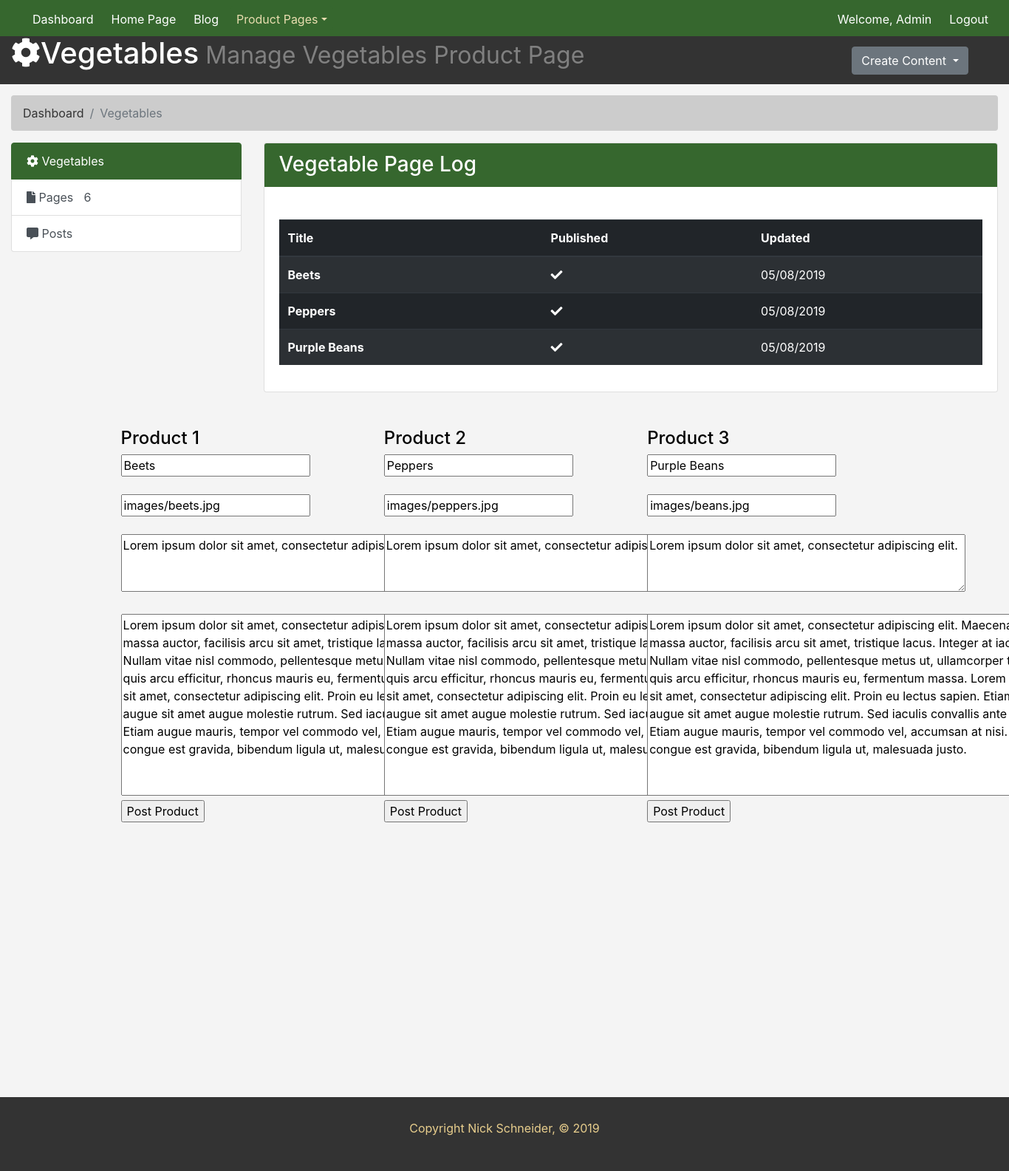
The page /admin/vegetables/vegetables.php on the database its author committed.
### tables this page shows
CREATE TABLE `vegetables` (
  `vegetable_id` int(11) NOT NULL,
  `vegetable_title` varchar(255) NOT NULL,
  `vegetable_image` varchar(255) NOT NULL,
  `vegetable_tag` text NOT NULL,
  `vegetable_content` text NOT NULL,
  `update_timestamp` int(11) NOT NULL
);

### includes/vegetables.php (called while the page is built, shortened)
<?php
class Vegetable{
  public function fetch_all(){
    global $pdo;
    $query = $pdo->prepare("SELECT * FROM vegetables");
    $query->execute();
    return $query->fetchAll();
  }
}
 ?>

### admin/vegetables/vegetables.php (the view, shortened to what this page needs)
<?php
  include_once('../../includes/connection.php');
  include_once('../../includes/vegetables.php');
  $vegetable = new Vegetable;
  $vegetables = $vegetable->fetch_all();
 ?>
<!doctype html>
<html lang="en">
  <head>
    <link rel="stylesheet" href="https://use.fontawesome.com/releases/v5.8.1/css/all.css">
    <link rel="stylesheet" href="https://maxcdn.bootstrapcdn.com/bootstrap/4.0.0/css/bootstrap.min.css"
>
    <link rel="stylesheet" href="../styles.css">
  </head>
  <body>
    <nav class="navbar navbar-expand-md fixed-top">
      <div class="collapse navbar-collapse" id="navbarsExampleDefault">
        <ul class="navbar-nav mr-auto">
          <li class="nav-item">
            <a class="nav-link" href="../index.php">Dashboard <span class="sr-only">(current)</span></a>
          </li>
          <li class="nav-item">
            <a class="nav-link" href="../home/home.php">Home Page</a>
          </li>
          <li cl
          <li class="nav-item">
            <a class="nav-link" href="../blog/blog.php">Blog</a>
          </li>
          <li class="nav-item dropdown active">
            <a class="nav-link dropdown-toggle" href="http://example.com" id="dropdown01" data-toggle="dropdown" aria-haspopup="true" aria-expanded="false">Product Pages</a>
          </li>
        </ul>
        <ul class="nav navbar-nav navbar-right">
          <li class="nav-item"> <a class="nav-link" href="#">Welcome, Admin</a></li>
          <li class="nav-item"><a class="nav-link" href="../logout.php">Logout</a></li>
        </ul>
      </div>
    </nav>
    <header id="header">
      <div class="container-fluid">
        <div class="row">
          <div class="col-md-10">
            <h1><span><i class="fas fa-cog"></i></span>Vegetables<small> Manage Vegetables Product Page</small></h1>
          </div>
          <div class="col-md-2 create">
            <div class="dropdown">
              <button class="btn btn-secondary dropdown-toggle" type="button" id="dropdownMenuButton" data-toggle="dropdown" aria-haspopup="true" aria-expanded="false">
                Create Content
              </button>
            </div>
          </div>
        </div>
      </div>
    </header>
    <section id="breadcrumb">
      <div class="container-fluid">
        <ol class="breadcrumb">
          <li class="breadcrumb-item"><a href="../index.php">Dashboard</a></li>
          <li class="breadcrumb-item active">Vegetables</li>
        </ol>
      </div>
    </section>
    <section id="main">
      <div class="container-fluid">
        <div class="row">
          <div class="col-md-3">
            <div class="list-group">
              <a href="#" class="list-group-item list-group-item-action active main-color-bg">
                <span><i class="fas fa-cog"></i></span> Vegetables
              </a>
              <a href="index.php" class="list-group-item list-group-item-action"><span><i class="fas fa-file"></i></span> Pages <span class="badge-pill">6</span></a>
              <a href="blog.php" class="list-group-item list-group-item-action"><span><i class="fas fa-comment-alt"></i></span> Posts <span class="badge-pill"></span></a>
            </div>
          </div>
          <div class="col-md-9">
            <div class="card">
              <h3 class="card-header main-color-bg">Vegetable Page Log</h3>
              <div class="card-body">
                <table class="table table-striped table-dark table-hover mt-4">
                  <thead>
                    <tr>
                      <th scope="col">Title</th>
                      <th scope="col">Published</th>
                      <th scope="col">Updated</th>
                    </tr>
                  </thead>
                  <tbody>
                    <?php foreach($vegetables as $vegetable){ ?>
                    <tr>
                      <th scope="row"> <?php echo $vegetable['vegetable_title'] ?> </th>
                      <td><span><i class="fas fa-check"></i></span></td>
                      <td><?php echo date('m/d/Y', $vegetable['update_timestamp']) ?></td>
                    </tr>
                  <?php } ?>
                  </tbody>
                </table>
              </div>
            </div>
          </div>
        </div>
      </div>
    </section>
    <section id="home-edit">
      <br><br>
      <div class="container-fluid">
        <div class="row" style="width: 80%; margin: auto;">
          <?php foreach($vegetables as $vegetable){ ?>
          <div class="col-sm-4">
            <h4>Product <?php echo $vegetable['vegetable_id']; ?></h4>
            <form action="update.php" method="post">
              <input type="text" name="title" value="<?php echo $vegetable['vegetable_title']; ?>">
              <br><br>
              <input type="text" name="image" value="<?php echo $vegetable['vegetable_image']; ?>">
              <br><br>
              <textarea name="tag" rows="3" cols="40"><?php echo $vegetable['vegetable_tag']; ?></textarea>
              <br><br>
              <textarea name="content" rows="10" cols="55"><?php echo $vegetable['vegetable_content']; ?></textarea>
              <br>
              <input type="submit" name="submit" value="Post Product">
            </form>
          </div>
        <?php } ?>
        </div>
      </div>
    </section>
    <footer class="page-footer" id=footer>
      <p>Copyright Nick Schneider, &copy; 2019</p>
    </footer>
  </body>
</html>

### admin/styles.css (style rules this page uses)
html { scroll-behavior: smooth; }
body { background-color: #f4f4f4; color: black; }
.navbar { min-height: 33px !important; margin-bottom: 0; border-radius: 0; }
.navbar-nav > li > a, .navbar-brand { padding-top: 6px !important; padding-bottom: 0 !important; height: 33px; }
.navbar { background-color: #36672e; }
.navbar .navbar-nav .nav-link { color: #ffffff; border-radius: .25rem; margin: 0 0.25em; }
.navbar .navbar-nav .nav-item.active .nav-link, .navbar .navbar-nav .nav-item.active .nav-link:hover, .navbar .navbar-nav .nav-item.active .nav-link:focus, .navbar .navbar-nav .nav-item.show .nav-link, .navbar .navbar-nav .nav-item.show .nav-link:hover, .navbar .navbar-nav .nav-item.show .nav-link:focus { color: #e8ddaf; background-color: #36672e; }
.navbar .navbar-collapse, .navbar .navbar-form { border-color: #ffffff; }
.main-color-bg { background-color: #36672e !important; border-color: #36672e !important; color: #ffffff; }
#header { margin-top: 48px; background-color: #333333; padding-bottom: 10px; margin-bottom: 15px; color: white; }
#header .create { padding-top: 15px; }
small { color: grey; }
.breadcrumb { background-color: #cccccc; color: #333333; }
.breadcrumb a { color: #333333; }
#footer { background: #333333; color: white; text-align: center; padding: 30px; margin-top: 30px; }
footer, footer h6, footer i, footer p, footer a { color: #e8ce8d; text-align: center; }
footer { position: relative; top: 25vw; bottom: 0px; width: 100%; }

### rows shown on the page
vegetables: vegetable_title "Beets", update_timestamp "05/08/2019", vegetable_id "1", title "Beets", image "images/beets.jpg", tag "Lorem ipsum dolor sit amet, consectetur adipiscing elit.", content "Lorem ipsum dolor sit amet, consectetur adipiscing elit. Maecenas vitae massa auctor, facilisis arcu sit amet, tristique lacus. Integer at iaculis tellus. Nullam vitae nisl commodo, pellentesque metus ut, ullamcorper tellus. Cras quis arcu efficitur, rhoncus mauris eu, fermentum massa. Lorem ipsum dolor sit amet, consectetur adipiscing elit. Proin eu lectus sapien. Etiam tempus augue sit amet augue molestie rutrum. Sed iaculis convallis ante eu ornare. Etiam augue mauris, tempor vel commodo vel, accumsan at nisi. Nam congue est gravida, bibendum ligula ut, malesuada justo."
vegetables: vegetable_title "Peppers", update_timestamp "05/08/2019", vegetable_id "2", title "Peppers", image "images/peppers.jpg", tag "Lorem ipsum dolor sit amet, consectetur adipiscing elit.", content "Lorem ipsum dolor sit amet, consectetur adipiscing elit. Maecenas vitae massa auctor, facilisis arcu sit amet, tristique lacus. Integer at iaculis tellus. Nullam vitae nisl commodo, pellentesque metus ut, ullamcorper tellus. Cras quis arcu efficitur, rhoncus mauris eu, fermentum massa. Lorem ipsum dolor sit amet, consectetur adipiscing elit. Proin eu lectus sapien. Etiam tempus augue sit amet augue molestie rutrum. Sed iaculis convallis ante eu ornare. Etiam augue mauris, tempor vel commodo vel, accumsan at nisi. Nam congue est gravida, bibendum ligula ut, malesuada justo."
vegetables: vegetable_title "Purple Beans", update_timestamp "05/08/2019", vegetable_id "3", title "Purple Beans", image "images/beans.jpg", tag "Lorem ipsum dolor sit amet, consectetur adipiscing elit.", content "Lorem ipsum dolor sit amet, consectetur adipiscing elit. Maecenas vitae massa auctor, facilisis arcu sit amet, tristique lacus. Integer at iaculis tellus. Nullam vitae nisl commodo, pellentesque metus ut, ullamcorper tellus. Cras quis arcu efficitur, rhoncus mauris eu, fermentum massa. Lorem ipsum dolor sit amet, consectetur adipiscing elit. Proin eu lectus sapien. Etiam tempus augue sit amet augue molestie rutrum. Sed iaculis convallis ante eu ornare. Etiam augue mauris, tempor vel commodo vel, accumsan at nisi. Nam congue est gravida, bibendum ligula ut, malesuada justo."
